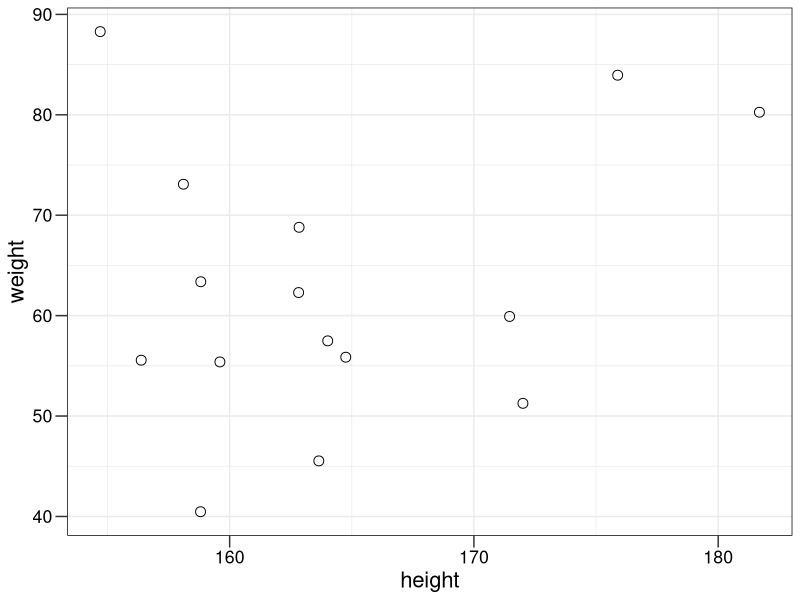

The R script that drew this image: (Note: this script raises an error after producing the figure.)
library(tidyverse)

# plotting theme
plot_design = theme_bw() + 
    theme(text = element_text(size=16, color='black'),
          panel.border = element_rect(fill=NA, color='black'),
          axis.text = element_text(color='black'),
          axis.ticks.length = unit(3, 'mm')) 

# Human height/weight example 
set.seed(777)
N = 15
sex = sample(0:1, size = N, replace = T)

# average and SD height for each sex 
height_0 = 175
height_1 = 161
sd_0 = 6
sd_1 = 5

# simulate heights 
height = rnorm(n = N, 
               mean = ifelse(sex == 0, height_0, height_1), 
               sd = ifelse(sex == 0, sd_0, sd_1))

# set beta parameters 
bH = 0.5 
b_intercept = 66

# simulate weights 
weight = rnorm(n = N, mean = b_intercept + bH * scale(height), sd = 10)
d = data.frame(sex, height, weight)

# plot
ggplot(d, aes(x=height, y=weight)) + 
    plot_design + 
    geom_point( pch=21, size=3 )
#ggsave('HW.png', height = 5, width = 5.5, units = 'in', dpi=300)

# run three models: glm, brm (flat), brm (weakly informed )
# glm
m1 = glm( weight ~ scale(height), data = d, family = gaussian() )
summary(m1)

# flat brm 
m2 = brm( weight ~ scale(height), data = d, family = gaussian(),
          iter = 2000, cores = 2, chains = 2)

# informed brm 
f3 = bf(weight ~ scale(height), family = gaussian())
get_prior(f3, data = d)
p3 = c( prior(normal(0,2), class = b, lb = 0), 
        prior(normal(70,10), class = Intercept), 
        prior(exponential(1), class = sigma) )

m3 = brm( weight ~ scale(height), data = d, family = gaussian(),
          prior = p3,
          iter = 2000, cores = 2, chains = 2)

# summary table 
out = summary(m1)
sum_df = as.data.frame(rbind(out$coefficients[,1:2], fixef(m2)[,1:2], fixef(m3)[,1:2]))
sum_df$Parameter = rep(c('Intercept','height'), 3)
sum_df$Model = c('mle','mle','brm (flat)', 'brm (flat)', 'brm (informed)', 'brm (informed)')

# plot
library(tidyverse)

sum_df %>%
    ggplot( ) + 
    plot_design + 
    geom_vline(xintercept = 0, lty=2) + 
    #geom_vline(xintercept = 0.5, lty = 2, color = 'red') + 
    #geom_text(aes(10,'Intercept', label = 'true slope = 0.5'), color = 'red') + 
    #geom_vline(xintercept = 66, lty = 2, color = 'blue') + 
    #geom_text(aes(55,'height', label = 'true intercept = 66'), color = 'blue') + 
    geom_point( aes(x=Estimate, y = Parameter, color = Model), 
                position = position_dodge2(width=0.3)) + 
    geom_errorbar( aes(x = Estimate, 
                       xmin = Estimate - `Std. Error`, 
                       xmax = Estimate + `Std. Error`, 
                       y = Parameter, 
                       color = Model), 
                   width = 0, 
                   position = position_dodge(width=0.3)) + 
    labs(x='estimate', y='parameter')
#ggsave('estimates.png', height = 2.5, width = 7, units = 'in', dpi=300)

# marginal effects 
library(marginaleffects)

# predictions data frame
preds = rbind(
    plot_predictions(m1, condition = 'height', draw = F)[,c(1,2,4,5,6,7)], 
    plot_predictions(m2, condition = 'height', draw = F),
    plot_predictions(m3, condition = 'height', draw = F) )
preds$Model = rep(c('mle','brm (flat)', 'brm (informed)'), each = 50)

# lines only 
preds %>%
    ggplot() + 
    theme_bw() + 
    geom_line( aes(x=height, y=estimate, color = Model), linewidth = 1) 

# lines and error ribbons
preds %>%
    ggplot() + 
    plot_design + 
    geom_point(data = d, aes(x=height, y=weight), pch=21) + 
    geom_line( aes(x=height, y=estimate, color = Model), linewidth = 1) + 
    geom_ribbon( aes( x = height, ymin = conf.low, ymax = conf.high, fill=Model), alpha = 0.2) + 
    facet_wrap(~Model)
#ggsave('predictions.png', height = 3, width = 8, units = 'in', dpi=300)

# models including sex 
# run three models: glm, brm (flat), brm (weakly informed )
# glm
m4 = glm( weight ~ scale(height) + sex, data = d, family = gaussian() )

# flat brm 
m5 = brm( weight ~ scale(height) + sex, data = d, family = gaussian(),
          iter = 2000, cores = 2, chains = 2)

# informed brm 
f6 = bf(weight ~ scale(height) + sex, family = gaussian())
get_prior(f6, data = d)
p6 = c( prior(normal(0,2), class = b, coef = scaleheight),
        prior(normal(-5,1), class = b, coef = sex), 
        prior(normal(70,10), class = Intercept), 
        prior(exponential(1), class = sigma) )

m6 = brm( weight ~ scale(height) + sex, data = d, family = gaussian(),
          prior = p6,
          iter = 2000, cores = 2, chains = 2)

# summary table 
out2 = summary(m4)
sum_df2 = as.data.frame(rbind(out$coefficients[,1:2], fixef(m5)[,1:2], fixef(m6)[,1:2]))
sum_df2$Parameter = rep(c('Intercept','height'), 3)
sum_df2$Model = c('glm','glm','brm (flat)', 'brm (flat)', 'brm (informed)', 'brm (informed)')
